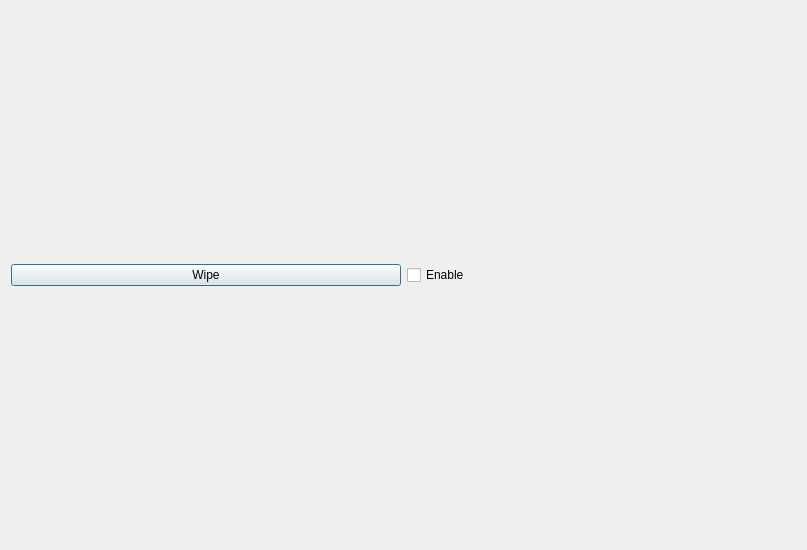
<?xml version="1.0" encoding="UTF-8"?>
<ui version="4.0">
 <class>SimulatorDialog</class>
 <widget class="QDialog" name="SimulatorDialog">
  <property name="geometry">
   <rect>
    <x>0</x>
    <y>0</y>
    <width>807</width>
    <height>550</height>
   </rect>
  </property>
  <property name="windowTitle">
   <string>Dialog</string>
  </property>
  <layout class="QGridLayout" name="gridLayout_2">
   <item row="0" column="0">
    <layout class="QGridLayout" name="gridLayout">
     <item row="0" column="0">
      <widget class="QPushButton" name="pushButton_sim_wipe">
       <property name="text">
        <string>Wipe</string>
       </property>
      </widget>
     </item>
     <item row="0" column="1">
      <widget class="QCheckBox" name="checkBox_sim_enable">
       <property name="text">
        <string>Enable</string>
       </property>
      </widget>
     </item>
     <item row="1" column="0" colspan="2">
      <layout class="QGridLayout" name="gridLayout_simulator"/>
     </item>
    </layout>
   </item>
  </layout>
 </widget>
 <resources/>
 <connections/>
</ui>
